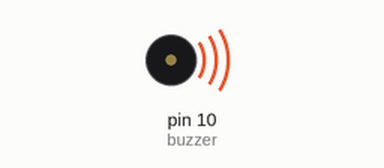
This sketch was run on a simulated Arduino Uno, built with avr-gcc and run on an emulated ATmega328P. Parts: buzzer (waves = sounding).

Above: at 0.5 s.
Timing chart, 0 to 4.6 s (numbered marks = the images above):
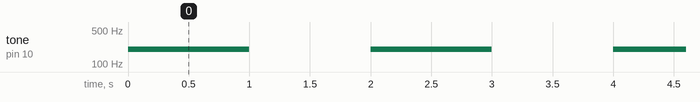

The sketch:

09_buzzer-simples.ino
```cpp
#define buzzer 10

void setup() {
  pinMode(buzzer, OUTPUT);
}

void loop(){
  tone(buzzer, 200); // Toca um som de 200Hz
  delay(1000);       // Deixa tocando por 1 segundo
  noTone(buzzer);    // Para o som
  delay(1000);       // Fica em silêncio por 1 segundo
}
```

Measured:
- by itself, tone on pin 10 (buzzer): alternates 200 Hz for 1.0 s and silent for 1.0 s
